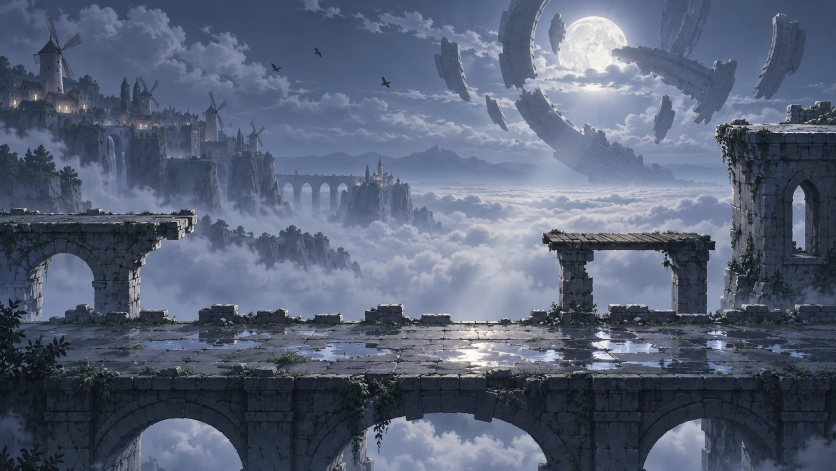
#> input picture docs/视觉设计/keyart/gameplay_frame_v1.webp, 1672 x 941 px, given in place of 01a_sky_v2.webp, which was not available (shown at 1/2 size)
$ python make_sky_ring.py
#> lines starting #> are read from the running program, lines starting #| are printed output that depends on the picture
"""天空层：天空 v2（01a_sky_v2.webp）+ 从实战定调图右上角裁下的巨环、月亮、青光云。
输出 layers/cloud_causeway/01_sky_ring_from_keyart.png（1916×821）。
已知问题：裁块左上边缘在画面 x≈940 附近有一条竖向色差接缝，需要改成“先按重叠区校色、再用更大的羽化”（见交接文档 7.2）。"""
from PIL import Image, ImageDraw, ImageFilter

L = "E:/00game/nightcrow-godot/docs/视觉设计/layers/cloud_causeway/"
K = "E:/00game/nightcrow-godot/docs/视觉设计/keyart/gameplay_frame_v2.webp"

sky = Image.open(L + "01a_sky_v2.webp").convert("RGB")
#> sky is the input picture: PIL image 1672x941 RGB; mean R, G, B 88.3, 98.1, 118.8
SW, SH = sky.size
#> SW = 1672; SH = 941
# 天空 v2 自己的月亮（右上最亮的一块）用旁边的夜空盖掉
g = sky.convert("L")
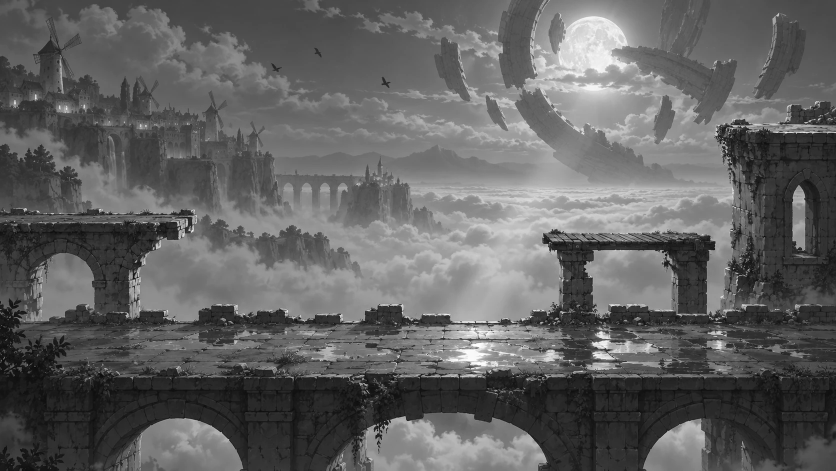
#> g: PIL image 1672x941 L (shown at 1/2 size); min 0, max 255, mean 97.6
best = (0, 0, 0)
for y in range(40, 400, 4):
    for x in range(1100, 1800, 4):
#> (the run stopped early here; a loop or call above may not have finished)

$ run again, on docs/视觉设计/keyart/cloud_causeway_v1.webp
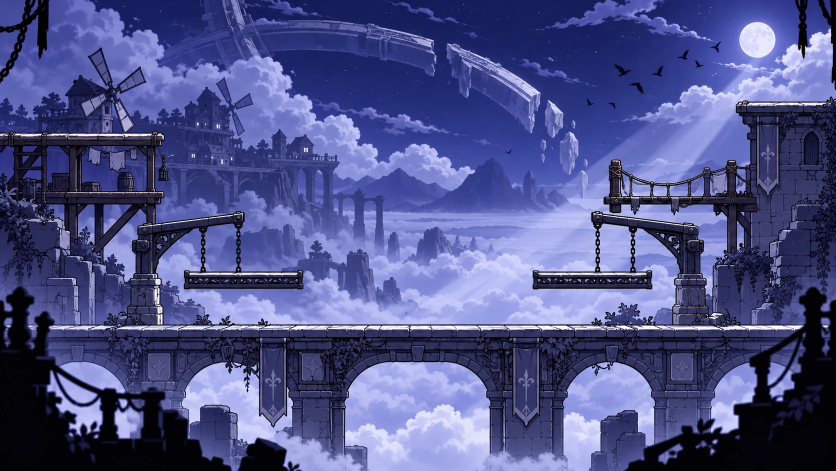
#> input picture docs/视觉设计/keyart/cloud_causeway_v1.webp, 1672 x 941 px, given in place of 01a_sky_v2.webp, which was not available (shown at 1/2 size)
#> sky is the input picture: PIL image 1672x941 RGB; mean R, G, B 78.6, 83.3, 137.4
#> `g = sky.convert("L")`:
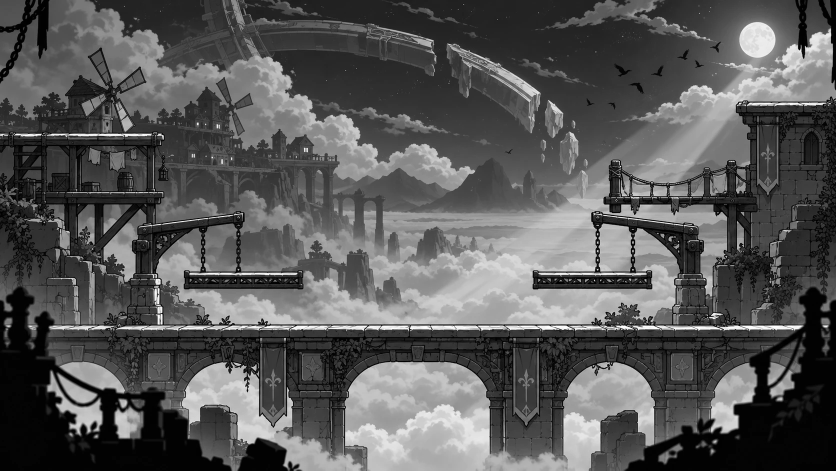
#> g: PIL image 1672x941 L (shown at 1/2 size); min 0, max 255, mean 88.1
